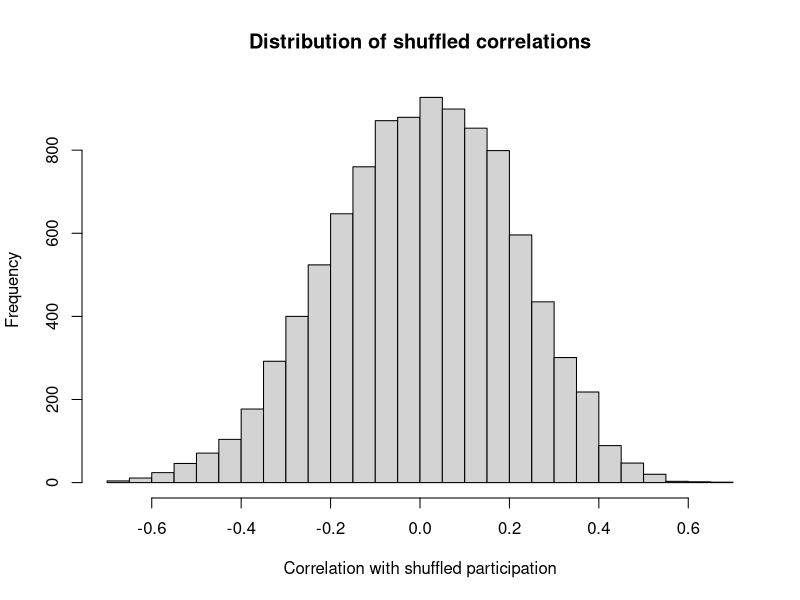

This figure's R source:
## ---- chunk 1
voter_df <- read.csv('data/election_1844.csv')
participation <- voter_df$Participation
spread <- voter_df$Spread
## ---- chunk 2
# Compute correlation.  It's -0.425.
actual_r <- cor(participation, spread)
actual_r
## ---- chunk 3
n_trials <- 10000
results <- numeric(n_trials)

for (i in 1:n_trials) {
    # Shuffle the participation rates.
    shuffled <- sample(participation)
    # Compute re-sampled correlation.
    fake_r <- cor(shuffled, spread)
    # Keep the value in the results.
    results[i] <- fake_r
}

hist(results, breaks=25,
     main='Distribution of shuffled correlations',
     xlab='Correlation with shuffled participation')

# Count the trials when result <= observed.
k <- sum(results <= actual_r)
# Compute the proportion of such trials.
kk <- k / n_trials

message('Proportion of shuffled r <= observed: ', round(kk, 2))
